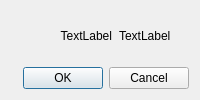
<?xml version="1.0" encoding="UTF-8"?>
<ui version="4.0">
 <class>WinOrLose</class>
 <widget class="QDialog" name="WinOrLose">
  <property name="geometry">
   <rect>
    <x>0</x>
    <y>0</y>
    <width>200</width>
    <height>100</height>
   </rect>
  </property>
  <property name="sizePolicy">
   <sizepolicy hsizetype="Fixed" vsizetype="Fixed">
    <horstretch>0</horstretch>
    <verstretch>0</verstretch>
   </sizepolicy>
  </property>
  <property name="minimumSize">
   <size>
    <width>200</width>
    <height>100</height>
   </size>
  </property>
  <property name="maximumSize">
   <size>
    <width>200</width>
    <height>100</height>
   </size>
  </property>
  <property name="windowTitle">
   <string>Dialog</string>
  </property>
  <layout class="QGridLayout" name="gridLayout">
   <item row="0" column="0">
    <layout class="QVBoxLayout" name="verticalLayout">
     <item>
      <layout class="QHBoxLayout" name="horizontalLayout">
       <item>
        <widget class="QLabel" name="label">
         <property name="text">
          <string>               TextLabel</string>
         </property>
        </widget>
       </item>
       <item>
        <widget class="QLabel" name="label_2">
         <property name="text">
          <string>TextLabel</string>
         </property>
        </widget>
       </item>
      </layout>
     </item>
     <item>
      <widget class="QDialogButtonBox" name="buttonBox">
       <property name="standardButtons">
        <set>QDialogButtonBox::Cancel|QDialogButtonBox::Ok</set>
       </property>
      </widget>
     </item>
    </layout>
   </item>
  </layout>
 </widget>
 <resources/>
 <connections/>
</ui>
